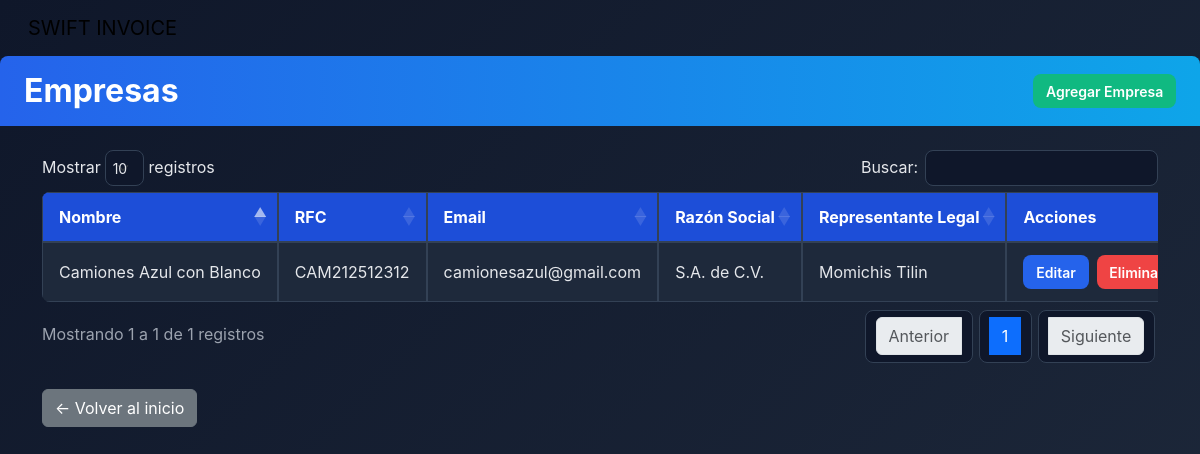
/modules/company/index.php (signed in), run on an earlier commit of the app's database.
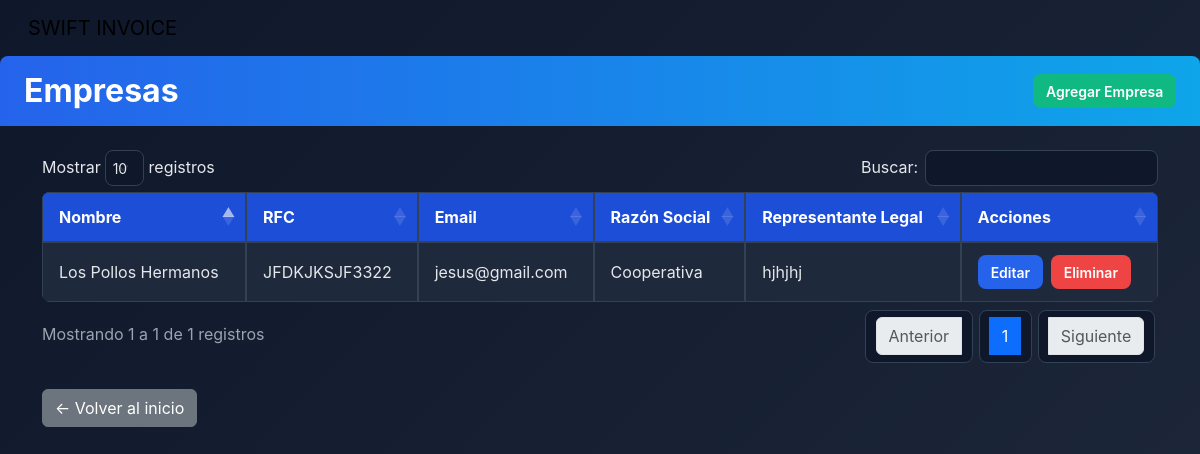
And on a later commit of the database.
### tables this page shows
CREATE TABLE `companies` (
  `id` int(11) NOT NULL,
  `business_name` varchar(100) NOT NULL,
  `rfc` varchar(13) NOT NULL,
  `fiscal_address` text NOT NULL,
  `phone` varchar(20) DEFAULT NULL,
  `email` varchar(100) DEFAULT NULL,
  `legal_representative` varchar(100) DEFAULT NULL,
  `logo_path` varchar(255) DEFAULT NULL,
  `created_at` timestamp NOT NULL DEFAULT current_timestamp(),
  `business_type_id` int(11) DEFAULT NULL,
  `tax_regime_id` int(11) DEFAULT NULL
);

CREATE TABLE `business_types` (
  `id` int(11) NOT NULL,
  `name` varchar(50) NOT NULL
);

### modules/company/index.php (the view, shortened to what this page needs)
<?php
require_once '../../includes/header.php';
$db = new Database();
$conn = $db->connect();
$stmt = $conn->query("SELECT c.id, c.business_name, c.rfc, c.email, bt.name AS business_type, c.legal_representative FROM companies c JOIN business_types bt ON c.business_type_id = bt.id ORDER BY c.business_name");
$companies = $stmt->fetchAll(PDO::FETCH_ASSOC);
?>
<!DOCTYPE html>
<html lang="es">
<head>
    <link href="https://cdn.jsdelivr.net/npm/bootstrap@5.3.0/dist/css/bootstrap.min.css" rel="stylesheet">
    <link rel="stylesheet" href="https://cdn.datatables.net/1.13.6/css/dataTables.bootstrap5.min.css">
    <link rel="stylesheet" href="/swift_invoice/assets/css/tableCompanies.css">
</head>
<body>
    <nav class="navbar navbar-expand navbar-custom py-2 sticky-top">
        <div class="container-fluid">
            <a class="navbar-brand navbar-brand-custom ms-3" href="/swift_invoice">SWIFT INVOICE</a>
        </div>
    </nav>
    <div class="card-header d-flex justify-content-between align-items-center">
        <h2 class="card-title">Empresas</h2>
        <a href="create.php" class="btnAgregar">Agregar Empresa</a>
    </div>
    <main class="container mt-4">
        <?php if (empty($companies)): ?>
            <p>No hay empresas registradas.</p>
        <?php else: ?>
            <div class="table-responsive">
                <table id="empresasTable" class="styled-table display nowrap">
                    <thead>
                        <tr>
                            <th>Nombre</th>
                            <th>RFC</th>
                            <th>Email</th>
                            <th>Razón Social</th>
                            <th>Representante Legal</th>
                            <th>Acciones</th>
                        </tr>
                    </thead>
                    <tbody>
                        <?php foreach ($companies as $company): ?>
                            <tr>
                                <td><?php echo htmlspecialchars($company['business_name']); ?></td>
                                <td><?php echo htmlspecialchars($company['rfc']); ?></td>
                                <td><?php echo htmlspecialchars($company['email']); ?></td>
                                <td><?php echo htmlspecialchars($company['business_type']); ?></td>
                                <td><?php echo htmlspecialchars($company['legal_representative']); ?></td>
                                <td>
                                    <div class="d-flex gap-2">
                                        <a href="edit.php?id=<?php echo $company['id']; ?>" class="btnEdit">Editar</a>
                                        <button class="btnDelete" onclick="confirmDelete(<?php echo $company['id']; ?>)">Eliminar</button>
                                    </div>
                                </td>
                            </tr>
                        <?php endforeach; ?>
                    </tbody>
                </table>
            </div>
        <?php endif; ?>
        <div class="d-flex justify-content-start mt-4">
            <a href="/swift_invoice/" class="btn btn-secondary">← Volver al inicio</a>
        </div>
    </main>
</body>
</html>
<?php
require_once '../../includes/footer.php';
?>

What changed in the data, as far as the page shows it:
removed companies: business_name "Camiones Azul con Blanco", rfc "CAM212512312", email "camionesazul@gmail.com", business_type.name "S.A. de C.V.", legal_representative "Momichis Tilin"
added companies: business_name "Los Pollos Hermanos", rfc "JFDKJKSJF3322", email "jesus@gmail.com", business_type.name "Cooperativa", legal_representative "hjhjhj"
